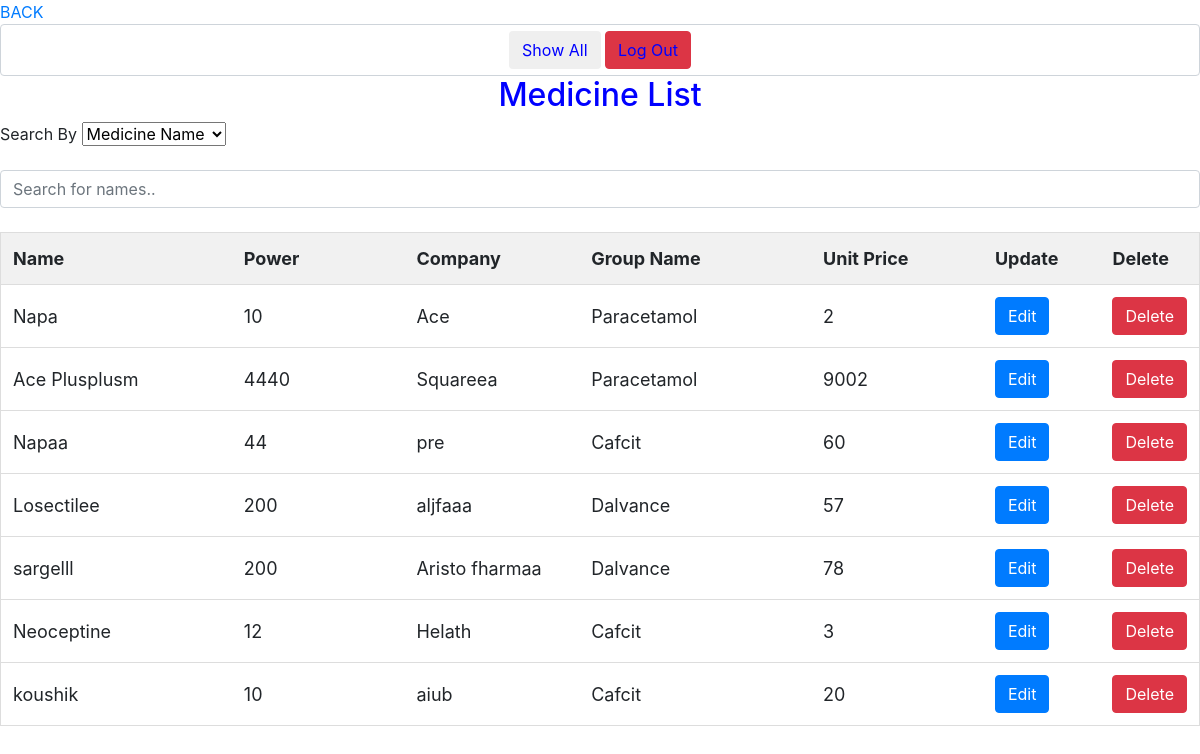
Page /showAll.php (signed in) on the committed database.
### tables this page shows
CREATE TABLE `medicine` (
  `MCode` int(11) NOT NULL,
  `Name` varchar(100) NOT NULL,
  `Power` float NOT NULL,
  `Group_id` int(11) NOT NULL,
  `Company` varchar(100) NOT NULL,
  `Unit_price` float NOT NULL,
  `Activity` varchar(20) NOT NULL
);

CREATE TABLE `med_group` (
  `group_id` int(11) NOT NULL,
  `group_name` varchar(20) NOT NULL
);

### db_rw.php (called while the page is built, shortened)
<?php
function getJSONFromDB($sql){
	$conn = mysqli_connect("localhost", "root", "","oms");
	$result = mysqli_query($conn, $sql)or die(mysqli_error($conn));
	$arr=array();
	while($row = mysqli_fetch_assoc($result)) {
		$arr[]=$row;
	}
	return json_encode($arr);
}
function getDataFromDB($sql){
	$conn = mysqli_connect("localhost", "root", "","oms");
	$result = mysqli_query($conn, $sql)or die(mysqli_error($$conn));
	$arr=array();
	while($row = mysqli_fetch_assoc($result)) {
		$arr[]=$row;
	}
	return $arr;
}
?>

### showAll.php (the view, shortened to what this page needs)
<?php include("db_rw.php");
  if($_SESSION["user"]!=null){
?>
<!DOCTYPE html>
<html>
<head>
 <link rel="stylesheet" href="https://maxcdn.bootstrapcdn.com/bootstrap/4.0.0-beta.2/css/bootstrap.min.css">
</head>
<body>
  <a href="medicine.php">BACK</a>
   <div class="form-control" align="center">
  <a href="showAll.php"><button class="btn Show" id="btnShow" style="color: blue;">Show All</button></a>
  <a href="logout.php"><button class="btn btn-danger" id="btnShow" style="color: blue;">Log Out</button></a>
  </div>
<h2 class="text-center" style="color: blue">Medicine List</h2>
   Search By  <select id="slctBy" >
  <option value="0">Medicine Name</option>
</select><br><br>
<input type="text" id="srcInput" onkeyup="search()" placeholder="Search for names.." title="Type in a name" class="form-control" style="margin-right: 25%;">
<br>
<table id="myTable">
  <tr class="header">
    <th style="width:20%;">Name</th>
    <th style="width:15%;">Power</th>
    <th style="width:15%">Company</th>
    <th style="width:20%">Group Name</th>
    <th style="width:15%">Unit Price</th>
     <th style="width:10%">Update</th>
    <th style="width:10%">Delete</th>
  </tr>
  <?php
    $jsonData= getJSONFromDB("select * from medicine where Activity='Active'");
    $jsn=json_decode($jsonData,true);
    foreach($jsn as $v){
        $groupData= getDataFromDB("select group_name from med_group where group_id='".$v["Group_id"]."'");
    ?>
    <tr>
      <td><?php echo $v["Name"];?></td>
      <td><?php echo $v["Power"];?></td>
      <td><?php echo $v["Company"];?></td>
      <?php
      foreach($groupData as $gr ){
      ?>
      <td><?php echo $gr["group_name"];?></td>
      <?php
      }
      ?>
      <td><?php echo $v["Unit_price"];?></td>
      <td>  <button class="btn btn-primary" id="<?php echo $v['MCode'] ?>" onclick="editData(this.id)">Edit</button></td>
      <td><button class="btn btn-danger" id="<?php echo $v['MCode'] ?>"  onclick="dltMed(this.id)">Delete</button></td>
    </tr>
    <?php
       }
    ?>
</table>
</body>
</html>
<?php
}
else{
  header("Location:index.php");
}

### showAll.php (style rules this page uses)
* { box-sizing: border-box; }
#myTable { border-collapse: collapse; width: 100%; border: 1px solid #ddd; font-size: 18px; }
#myTable th, #myTable td { text-align: left; padding: 12px; }
#myTable tr { border-bottom: 1px solid #ddd; }
#myTable tr.header, #myTable tr:hover { background-color: #f1f1f1; }

### rows in the picture
medicine: Name "Napa", Power "10", Company "Ace", Unit_price "2"
med_group: group_name "Paracetamol"
medicine: Name "Ace Plusplusm", Power "4440", Company "Squareea", Unit_price "9002"
medicine: Name "Napaa", Power "44", Company "pre", Unit_price "60"
med_group: group_name "Cafcit"
medicine: Name "Losectilee", Power "200", Company "aljfaaa", Unit_price "57"
med_group: group_name "Dalvance"
medicine: Name "sargelll", Power "200", Company "Aristo fharmaa", Unit_price "78"
medicine: Name "Neoceptine", Power "12", Company "Helath", Unit_price "3"
medicine: Name "koushik", Power "10", Company "aiub", Unit_price "20"
